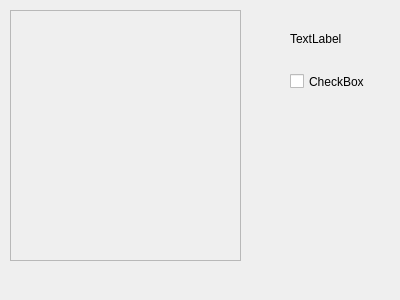
<?xml version="1.0" encoding="UTF-8"?>
<ui version="4.0">
 <class>WidgetPosicionBola</class>
 <widget class="QWidget" name="WidgetPosicionBola">
  <property name="geometry">
   <rect>
    <x>0</x>
    <y>0</y>
    <width>400</width>
    <height>300</height>
   </rect>
  </property>
  <property name="windowTitle">
   <string>Form</string>
  </property>
  <widget class="QFrame" name="framePosicionBola">
   <property name="geometry">
    <rect>
     <x>10</x>
     <y>10</y>
     <width>231</width>
     <height>251</height>
    </rect>
   </property>
   <property name="frameShape">
    <enum>QFrame::StyledPanel</enum>
   </property>
   <property name="frameShadow">
    <enum>QFrame::Raised</enum>
   </property>
  </widget>
  <widget class="QLabel" name="label">
   <property name="geometry">
    <rect>
     <x>290</x>
     <y>30</y>
     <width>54</width>
     <height>17</height>
    </rect>
   </property>
   <property name="text">
    <string>TextLabel</string>
   </property>
  </widget>
  <widget class="QCheckBox" name="checkBox">
   <property name="geometry">
    <rect>
     <x>290</x>
     <y>70</y>
     <width>82</width>
     <height>23</height>
    </rect>
   </property>
   <property name="text">
    <string>CheckBox</string>
   </property>
  </widget>
 </widget>
 <resources/>
 <connections/>
</ui>
